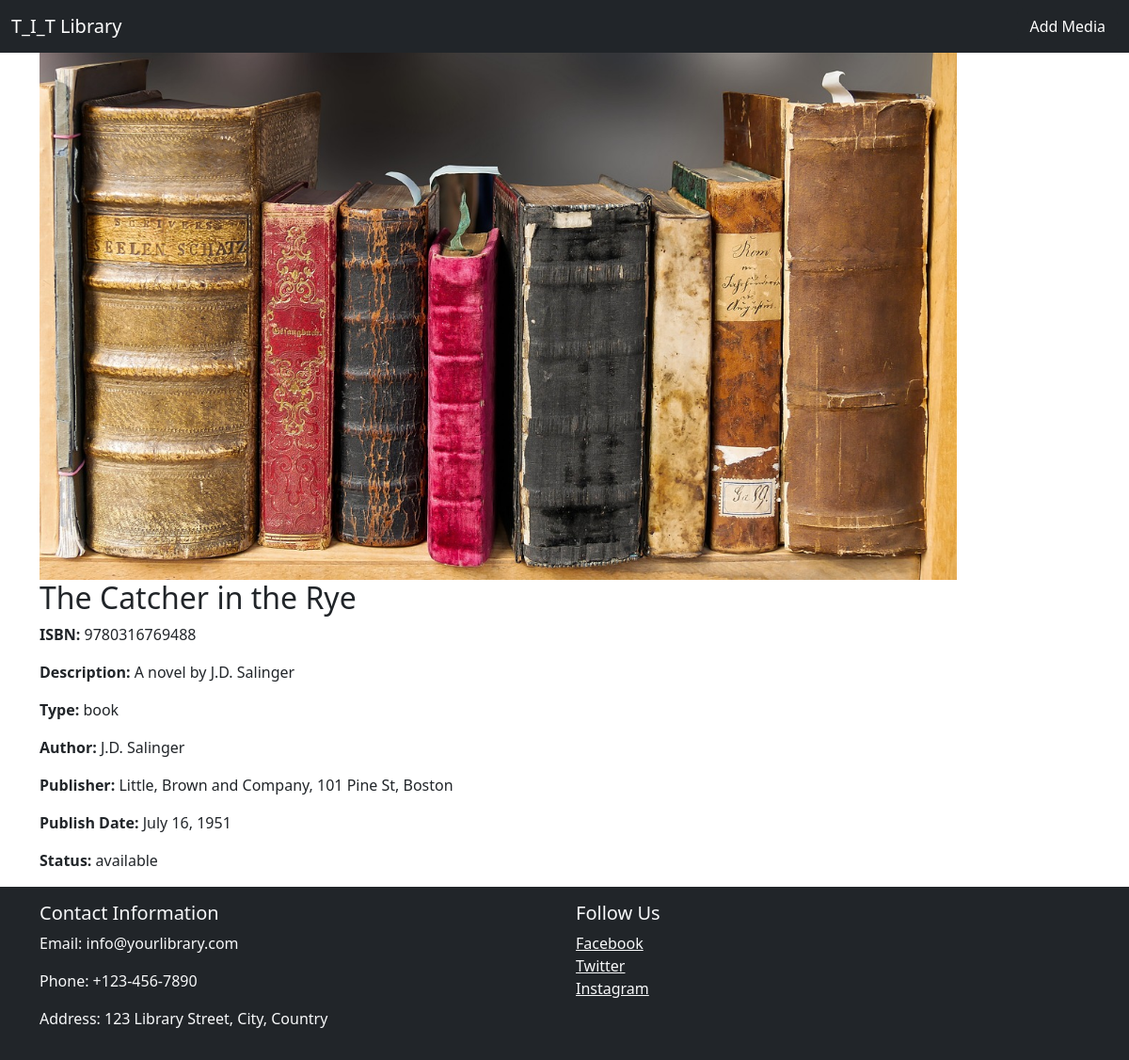
/details.php?id=10, run on the app's committed database.
### tables this page shows
CREATE TABLE `media` (
  `id` int(11) NOT NULL,
  `title` varchar(255) NOT NULL,
  `picture` varchar(255) DEFAULT NULL,
  `isbn` varchar(20) NOT NULL,
  `short_description` text NOT NULL,
  `type` enum('book','CD','DVD') NOT NULL DEFAULT 'book',
  `author_first_name` varchar(100) NOT NULL,
  `author_last_name` varchar(100) NOT NULL,
  `publisher_name` varchar(255) NOT NULL,
  `publisher_address` varchar(255) DEFAULT NULL,
  `publish_date` date DEFAULT NULL,
  `status` enum('available','reserved') NOT NULL DEFAULT 'available'
);

### details.php (the view, shortened to what this page needs)
<?php
require_once 'db_connect.php';
$id= $_GET["id"];
$sql = "SELECT * FROM `media` WHERE id = {$id}";
$result = mysqli_query($connect, $sql);
if (mysqli_num_rows($result) == 0) {
    $layout = "<p>No details found for this book.</p>";
} else {
    $row = mysqli_fetch_assoc($result);
    $publishDate = date("F j, Y", strtotime($row["publish_date"]));
    $layout = "<div class='container'>
    <img src='picture/{$row["picture"]}' class='img-fluid ' alt='Book Cover' style='height: 70vh;' />
                    <h2>{$row["title"]}</h2>
                    <p><strong>ISBN:</strong> {$row["isbn"]}</p>
                    <p><strong>Description:</strong> {$row["short_description"]}</p>
                    <p><strong>Type:</strong> {$row["type"]}</p>
                    <p><strong>Author:</strong> {$row["author_first_name"]} {$row["author_last_name"]}</p>
                    <p><strong>Publisher:</strong> {$row["publisher_name"]}, {$row["publisher_address"]}</p>
                    <p><strong>Publish Date:</strong> {$publishDate}</p>
                    <p><strong>Status:</strong> {$row["status"]}</p>
              </div>";
}
?>
<!doctype html>
<html lang="en">
<head>
    <link href="https://cdn.jsdelivr.net/npm/bootstrap@5.3.0/dist/css/bootstrap.min.css" rel="stylesheet">
</head>
<body>
<!doctype html>
<html lang="en">
<head>
    <link href="https://cdn.jsdelivr.net/npm/bootstrap@5.3.0/dist/css/bootstrap.min.css" rel="stylesheet">
    <link rel="stylesheet" href="style.css">
</head>
<body>
<nav class="navbar navbar-expand-lg navbar-dark bg-dark">
    <div class="container-fluid">
        <a class="navbar-brand" href="index.php">T_I_T Library</a>
        <div class="collapse navbar-collapse" id="navbarSupportedContent">
            <form class="d-flex" role="search" action="create.php" method="get">
                <button class="btn btn-dark" type="submit">Add Media</button>
            </form>
        </div>
    </div>
</nav>
    <?= $layout ?>
<footer class="footer mt-auto py-3 bg-dark text-light">
    <div class="container">
        <div class="row">
            <div class="col-md-6">
                <h5>Contact Information</h5>
                <p>Email: info@yourlibrary.com</p>
                <p>Phone: +123-456-7890</p>
                <p>Address: 123 Library Street, City, Country</p>
            </div>
            <div class="col-md-6">
                <h5>Follow Us</h5>
                <ul class="list-unstyled">
                    <li><a href="#" class="text-light">Facebook</a></li>
                    <li><a href="#" class="text-light">Twitter</a></li>
                    <li><a href="#" class="text-light">Instagram</a></li>
                </ul>
            </div>
        </div>
    </div>
</footer>
</body>
</html>

### data on the page
media: picture (picture), title "The Catcher in the Rye", isbn "9780316769488", short_description "A novel by J.D. Salinger", type "book", author_first_name "J.D.", author_last_name "Salinger", publisher_name "Little, Brown and Company", publisher_address "101 Pine St, Boston", publish_date "July 16, 1951", status "available"
